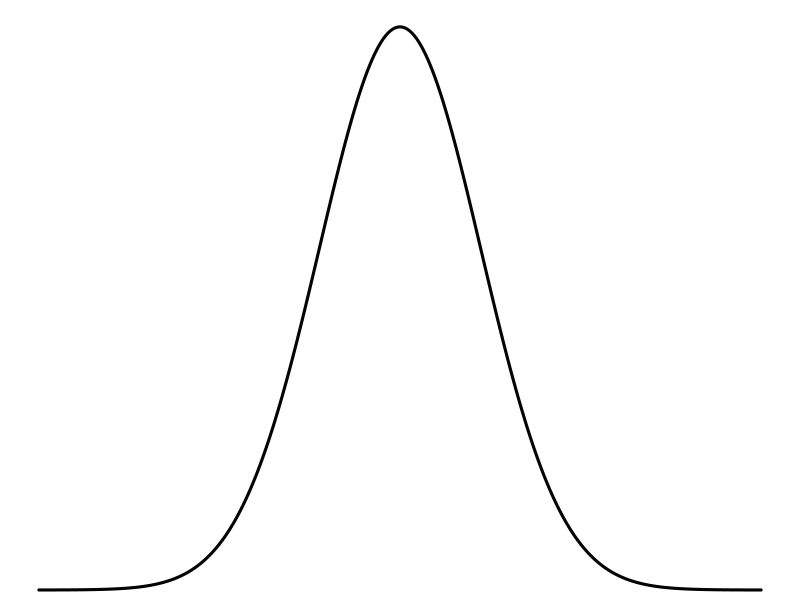
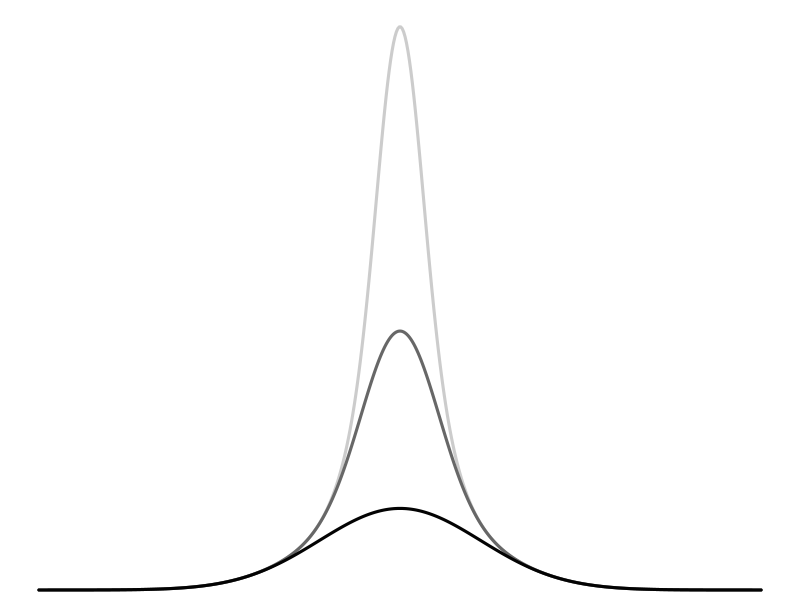
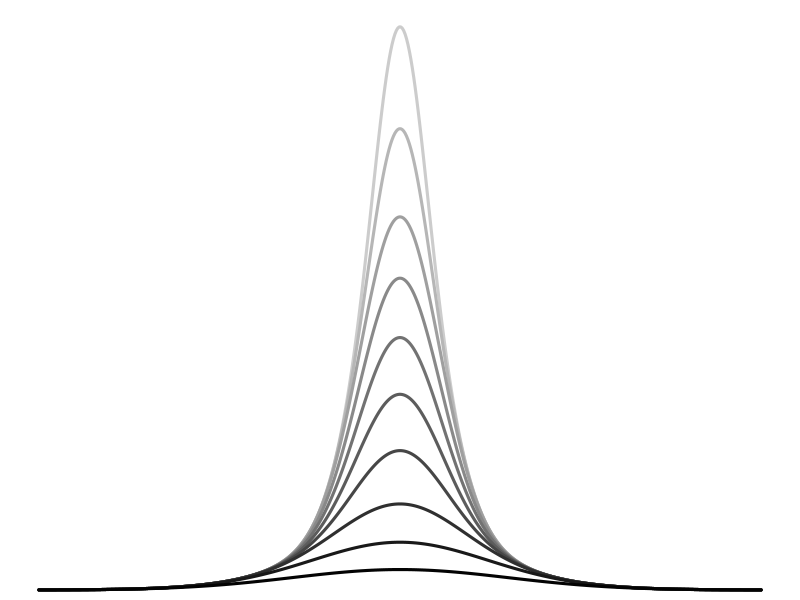
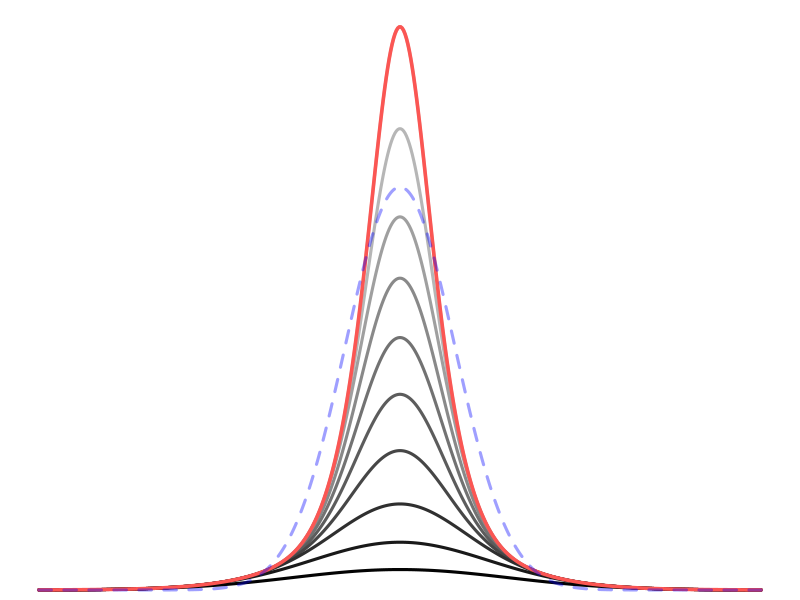

Here is the R script that generated these plots, in order:

tmixt <- function(N, add_red = FALSE, id = "") {
  # pdf(paste0("tmixt-", N, "-", id, ".pdf"), width = 5.5, height = 4)
  library(dplyr)
  set.seed(999)
  v <- rgamma(N, shape = 1, rate = 0.1) %>% sort
  # v <- rep(4, N)

  x <- seq(-2.5, 2.5, length.out = 500)
  d <- lapply(v, function(v_) dnorm(x, mean = 0, sd = sqrt(1/v_)))
  df <- plyr::ldply(d) %>% apply(2, cumsum)
  col <- rev(grey(seq(0.01, 0.8, length.out = length(v))))

  max_ <- ifelse(!is.null(dim(df)), max(df[nrow(df), ]), max(df))
  par(mar = c(0,0,0,0), oma = c(.5, .5, .5, .5))
  plot(1, 1, type = "n", ylim = c(0, 1.03 * max_), xlim = range(x),
    yaxs = "i", axes = FALSE, xlab = "", ylab = "")
  par(xpd = NA)
  if(!is.null(dim(df))) {
    df <- df[NROW(df):1, ]
  }
  junk <- for (ii in 1:length(v)) {
    ifelse(!is.null(dim(df)), dat <- df[ii, ], dat <- df)
    lines(x, dat, lwd = 3, col = col[ii])
  }

  if(!is.null(dim(df)) & add_red)
    lines(x, df[1, ], col = "#FB5653", lwd = 3.5)
  # dev.off()
  invisible(list(x = x, df = df, v = v))
}

tmixt(1)
x <- tmixt(3)
tmixt(10, add_red = FALSE)
x <- tmixt(10, add_red = TRUE, id = "red")

d <- lapply(x$v, function(v) rnorm(3e5, mean = 0, sd = sqrt(1/v))) %>% unlist
# plot(density(d))
# plot(x$x, x$df[1,], type = "l")
lines(x$x, dnorm(x$x, mean = 0, sd = sd(d))*length(x$v), col = "#0000FF60", lwd = 3, lty = 2)

